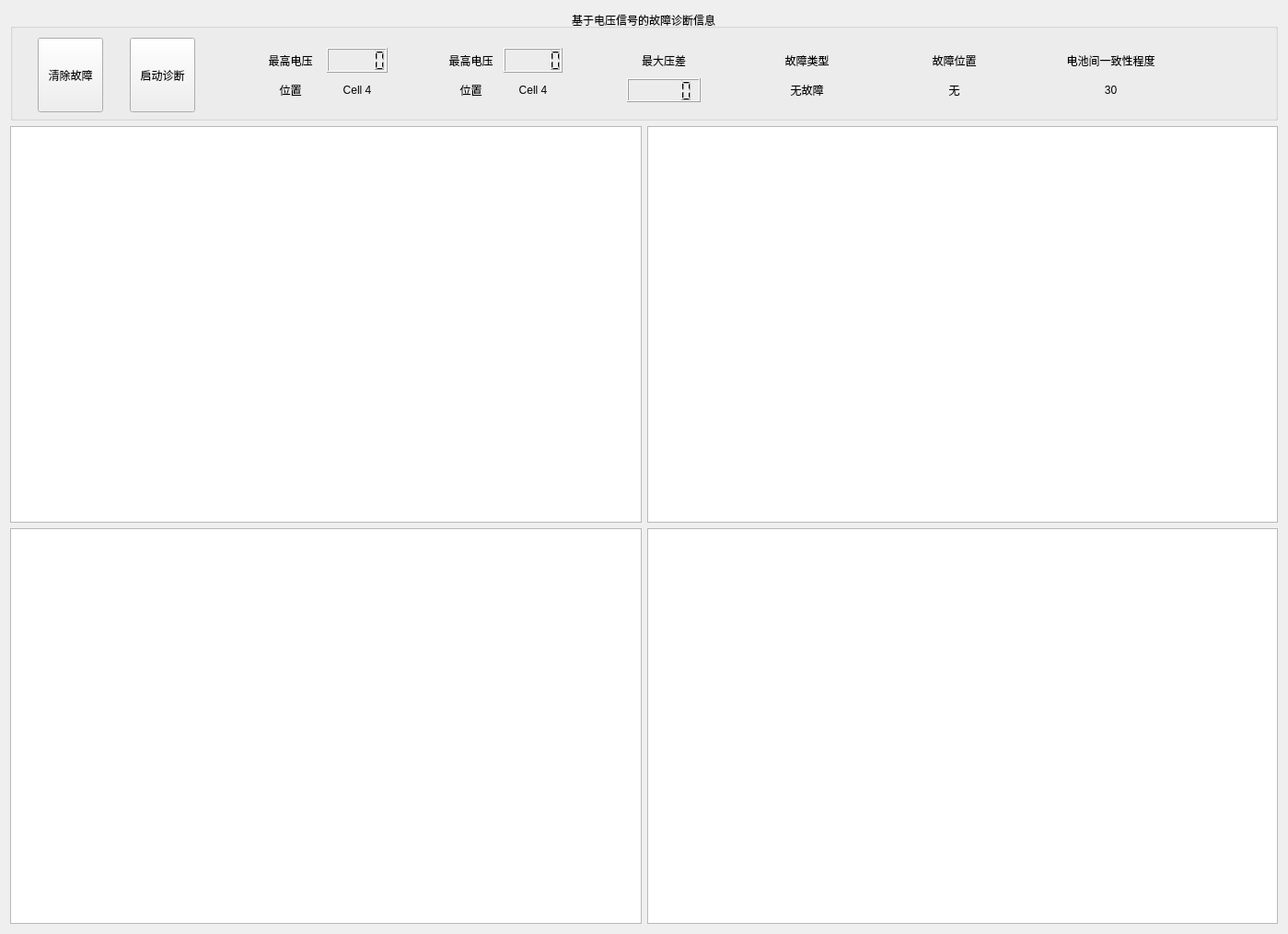
<?xml version="1.0" encoding="UTF-8"?>
<ui version="4.0">
 <class>DiagPage</class>
 <widget class="QWidget" name="DiagPage">
  <property name="geometry">
   <rect>
    <x>0</x>
    <y>0</y>
    <width>1399</width>
    <height>1015</height>
   </rect>
  </property>
  <property name="windowTitle">
   <string>Widget</string>
  </property>
  <layout class="QHBoxLayout" name="horizontalLayout">
   <item>
    <layout class="QGridLayout" name="gridLayout_5">
     <item row="2" column="0">
      <widget class="QtCharts::QChartView" name="graphicsView"/>
     </item>
     <item row="2" column="1">
      <widget class="QtCharts::QChartView" name="graphicsView_4"/>
     </item>
     <item row="1" column="1">
      <widget class="QtCharts::QChartView" name="graphicsView_3"/>
     </item>
     <item row="1" column="0">
      <widget class="QtCharts::QChartView" name="graphicsView_2">
       <property name="sizePolicy">
        <sizepolicy hsizetype="Expanding" vsizetype="Expanding">
         <horstretch>0</horstretch>
         <verstretch>0</verstretch>
        </sizepolicy>
       </property>
      </widget>
     </item>
     <item row="0" column="0" colspan="2">
      <widget class="QGroupBox" name="groupBox">
       <property name="sizePolicy">
        <sizepolicy hsizetype="Expanding" vsizetype="Expanding">
         <horstretch>0</horstretch>
         <verstretch>0</verstretch>
        </sizepolicy>
       </property>
       <property name="minimumSize">
        <size>
         <width>0</width>
         <height>80</height>
        </size>
       </property>
       <property name="maximumSize">
        <size>
         <width>16777215</width>
         <height>120</height>
        </size>
       </property>
       <property name="title">
        <string>基于电压信号的故障诊断信息</string>
       </property>
       <property name="alignment">
        <set>Qt::AlignCenter</set>
       </property>
       <property name="flat">
        <bool>false</bool>
       </property>
       <widget class="QPushButton" name="btnClear">
        <property name="geometry">
         <rect>
          <x>30</x>
          <y>30</y>
          <width>71</width>
          <height>81</height>
         </rect>
        </property>
        <property name="text">
         <string>清除故障</string>
        </property>
       </widget>
       <widget class="QPushButton" name="btnStartAndStop">
        <property name="geometry">
         <rect>
          <x>130</x>
          <y>30</y>
          <width>71</width>
          <height>81</height>
         </rect>
        </property>
        <property name="text">
         <string>启动诊断</string>
        </property>
       </widget>
       <widget class="QWidget" name="layoutWidget">
        <property name="geometry">
         <rect>
          <x>460</x>
          <y>30</y>
          <width>151</width>
          <height>81</height>
         </rect>
        </property>
        <layout class="QGridLayout" name="gridLayout_2">
         <item row="0" column="1">
          <widget class="QLCDNumber" name="lcdNumber_2"/>
         </item>
         <item row="1" column="0">
          <widget class="QLabel" name="label_6">
           <property name="text">
            <string>位置</string>
           </property>
           <property name="alignment">
            <set>Qt::AlignCenter</set>
           </property>
          </widget>
         </item>
         <item row="1" column="1">
          <widget class="QLabel" name="label_4">
           <property name="text">
            <string>Cell 4</string>
           </property>
           <property name="alignment">
            <set>Qt::AlignCenter</set>
           </property>
          </widget>
         </item>
         <item row="0" column="0">
          <widget class="QLabel" name="label_5">
           <property name="text">
            <string>最高电压</string>
           </property>
           <property name="alignment">
            <set>Qt::AlignCenter</set>
           </property>
          </widget>
         </item>
        </layout>
       </widget>
       <widget class="QWidget" name="layoutWidget">
        <property name="geometry">
         <rect>
          <x>260</x>
          <y>30</y>
          <width>161</width>
          <height>81</height>
         </rect>
        </property>
        <layout class="QGridLayout" name="gridLayout">
         <item row="0" column="1">
          <widget class="QLCDNumber" name="lcdNumber"/>
         </item>
         <item row="1" column="0">
          <widget class="QLabel" name="label_2">
           <property name="text">
            <string>位置</string>
           </property>
           <property name="alignment">
            <set>Qt::AlignCenter</set>
           </property>
          </widget>
         </item>
         <item row="1" column="1">
          <widget class="QLabel" name="label_3">
           <property name="text">
            <string>Cell 4</string>
           </property>
           <property name="alignment">
            <set>Qt::AlignCenter</set>
           </property>
          </widget>
         </item>
         <item row="0" column="0">
          <widget class="QLabel" name="label">
           <property name="text">
            <string>最高电压</string>
           </property>
           <property name="alignment">
            <set>Qt::AlignCenter</set>
           </property>
          </widget>
         </item>
        </layout>
       </widget>
       <widget class="QWidget" name="layoutWidget">
        <property name="geometry">
         <rect>
          <x>650</x>
          <y>30</y>
          <width>121</width>
          <height>81</height>
         </rect>
        </property>
        <layout class="QGridLayout" name="gridLayout_3">
         <item row="0" column="0">
          <widget class="QLabel" name="label_7">
           <property name="text">
            <string>最大压差</string>
           </property>
           <property name="alignment">
            <set>Qt::AlignCenter</set>
           </property>
          </widget>
         </item>
         <item row="1" column="0">
          <widget class="QLCDNumber" name="lcdNumber_3">
           <property name="maximumSize">
            <size>
             <width>80</width>
             <height>16777215</height>
            </size>
           </property>
          </widget>
         </item>
        </layout>
       </widget>
       <widget class="QWidget" name="layoutWidget">
        <property name="geometry">
         <rect>
          <x>800</x>
          <y>30</y>
          <width>131</width>
          <height>81</height>
         </rect>
        </property>
        <layout class="QGridLayout" name="gridLayout_4">
         <item row="0" column="0">
          <widget class="QLabel" name="label_8">
           <property name="text">
            <string>故障类型</string>
           </property>
           <property name="alignment">
            <set>Qt::AlignCenter</set>
           </property>
          </widget>
         </item>
         <item row="1" column="0">
          <widget class="QLabel" name="label_9">
           <property name="text">
            <string>无故障</string>
           </property>
           <property name="alignment">
            <set>Qt::AlignCenter</set>
           </property>
          </widget>
         </item>
        </layout>
       </widget>
       <widget class="QWidget" name="layoutWidget">
        <property name="geometry">
         <rect>
          <x>970</x>
          <y>30</y>
          <width>111</width>
          <height>81</height>
         </rect>
        </property>
        <layout class="QGridLayout" name="gridLayout_6">
         <item row="2" column="0">
          <widget class="QLabel" name="label_10">
           <property name="text">
            <string>无</string>
           </property>
           <property name="alignment">
            <set>Qt::AlignCenter</set>
           </property>
          </widget>
         </item>
         <item row="1" column="0">
          <widget class="QLabel" name="label_11">
           <property name="text">
            <string>故障位置</string>
           </property>
           <property name="alignment">
            <set>Qt::AlignCenter</set>
           </property>
          </widget>
         </item>
        </layout>
       </widget>
       <widget class="QWidget" name="layoutWidget">
        <property name="geometry">
         <rect>
          <x>1120</x>
          <y>30</y>
          <width>151</width>
          <height>81</height>
         </rect>
        </property>
        <layout class="QGridLayout" name="gridLayout_7">
         <item row="1" column="0">
          <widget class="QLabel" name="label_12">
           <property name="text">
            <string>电池间一致性程度</string>
           </property>
           <property name="alignment">
            <set>Qt::AlignCenter</set>
           </property>
          </widget>
         </item>
         <item row="2" column="0">
          <widget class="QLabel" name="label_13">
           <property name="text">
            <string>30</string>
           </property>
           <property name="alignment">
            <set>Qt::AlignCenter</set>
           </property>
          </widget>
         </item>
        </layout>
       </widget>
      </widget>
     </item>
    </layout>
   </item>
  </layout>
 </widget>
 <layoutdefault spacing="6" margin="11"/>
 <customwidgets>
  <customwidget>
   <class>QtCharts::QChartView</class>
   <extends>QGraphicsView</extends>
   <header>qchartview.h</header>
  </customwidget>
 </customwidgets>
 <resources/>
 <connections/>
</ui>
